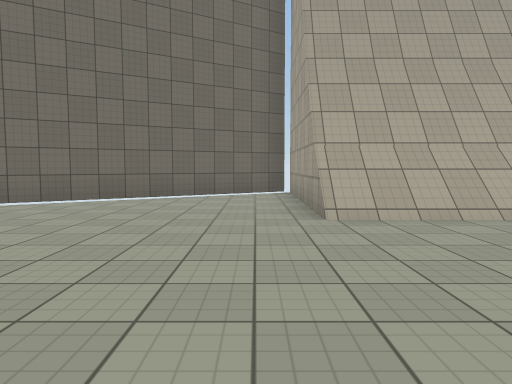
view 1 (above)

16 first-person views from a walk through a scene from a Unity 3-D project. The camera is 1.3 m above the floor, tilts 4° down and sees 70° across. The floor is counted in squares, 2 m on a side. Each view is taken from the middle of a square. On the plan, view 1 faces up. The plan holds only what a view shows up to about 11 squares ahead; the rest is blank. The place goes on beyond the plan. The player is left out. Surface patterns are stand-ins for the level's own textures.

view 2
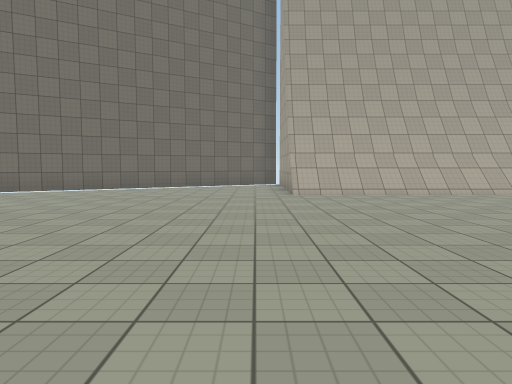

view 3
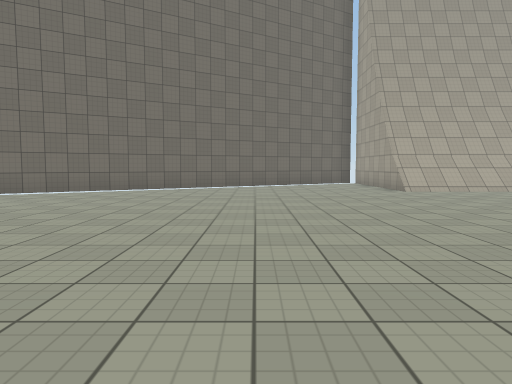

view 4
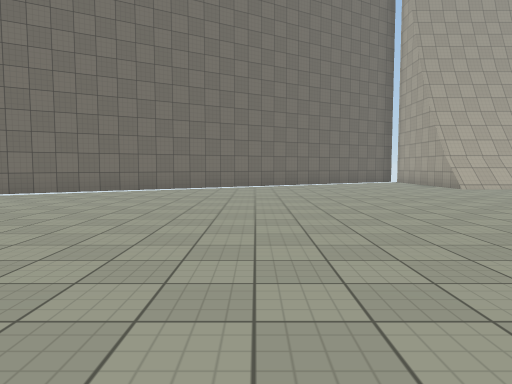

view 5
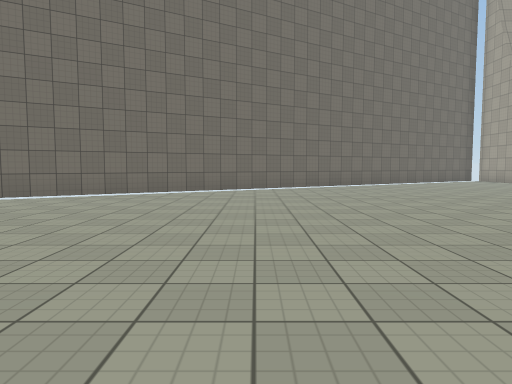

view 6
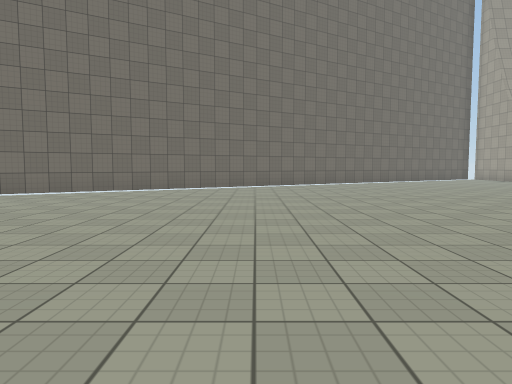

view 7
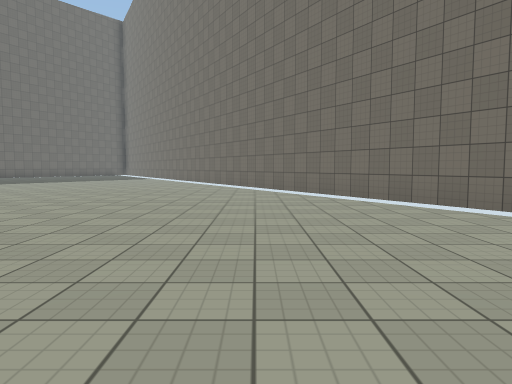

view 8
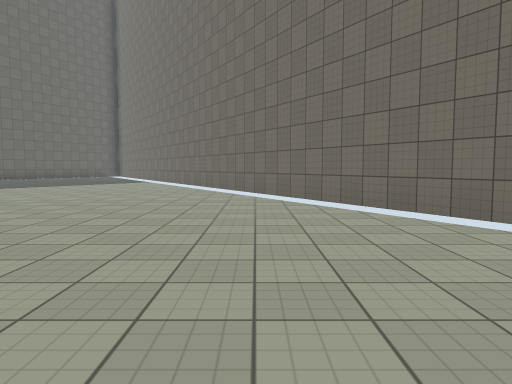

view 9
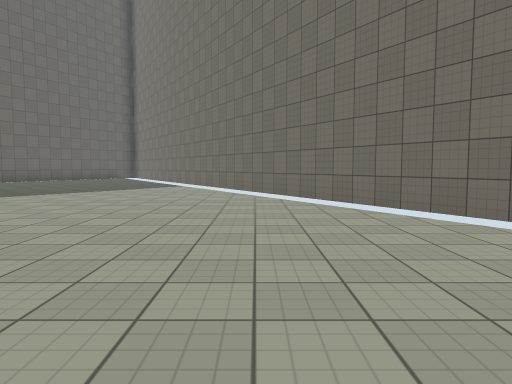

view 10
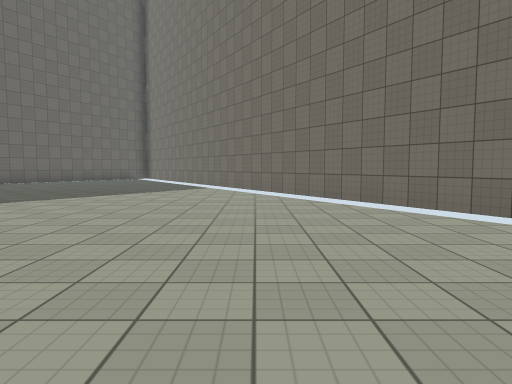

view 11
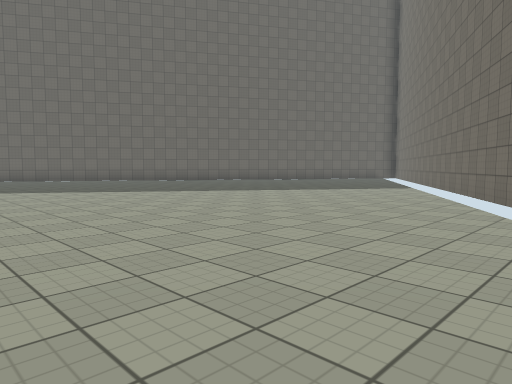

view 12
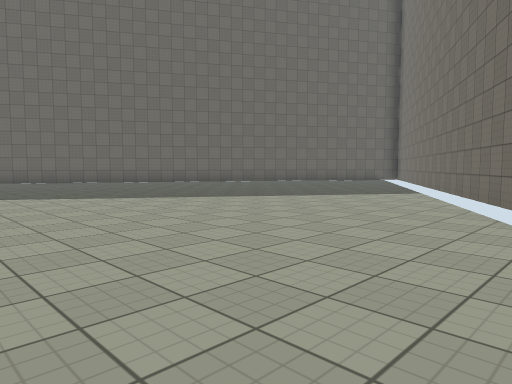

view 13
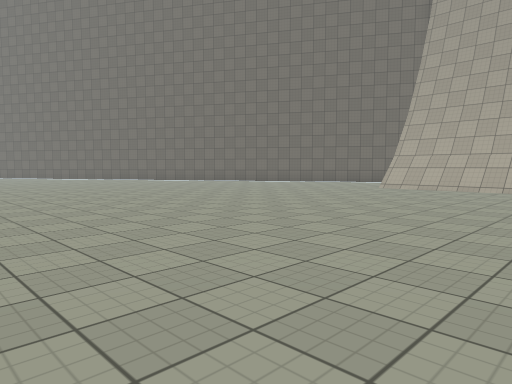

view 14
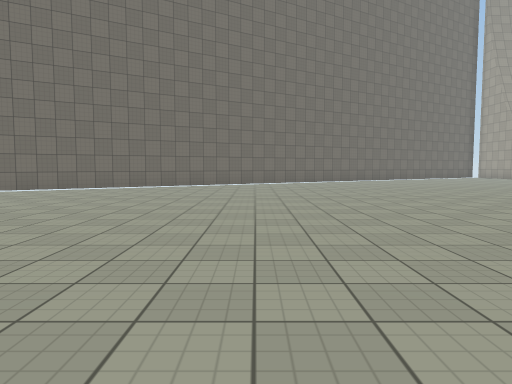

view 15
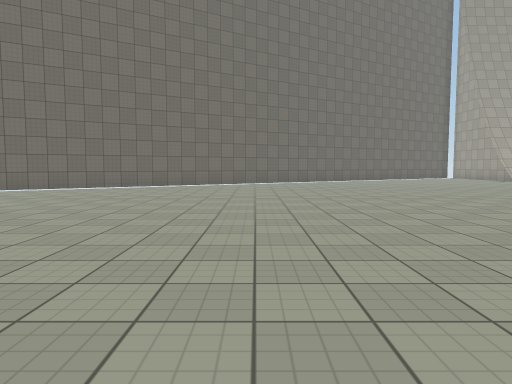

view 16
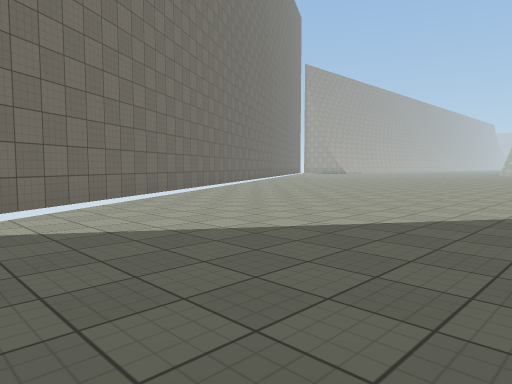

### Floor plan
Points are (right, up) in squares from view 1. A wall is a line through its corners. A room is listed if a view was taken in it or the views show most of it. See-through windows are left out.
Room 1 (views 1, 2, 3, 4, 5, 6, 7, 8, 9, 10, 11, 12, 13, 14, 15, 16)
walls: (0.9, 4.9) (0.9, 9.2); (6.5, 5.7) (1, 5.7); (0.8, 9.6) (-28.5, -7.9)
low walls: (6.5, 5.6) (0.9, 5.6)

Where each view was taken, in squares from view 1:
view 1: 0 up, 0 right, facing up
view 2: 4 down, 0 right, facing up
view 3: 5 down, 3 left, facing up
view 4: 6 down, 5 left, facing up
view 5: 7 down, 9 left, facing up
view 6: 9 down, 10 left, facing up
view 7: 3 down, 9 left, facing left
view 8: 4 down, 13 left, facing left
view 9: 6 down, 16 left, facing left
view 10: 7 down, 17 left, facing left
view 11: 4 down, 17 left, facing down-left
view 12: 5 down, 19 left, facing down-left
view 13: 6 down, 6 right, facing up-left
view 14: 12 down, 12 left, facing up
view 15: 11 down, 10 left, facing up
view 16: 13 down, 28 left, facing up-right
